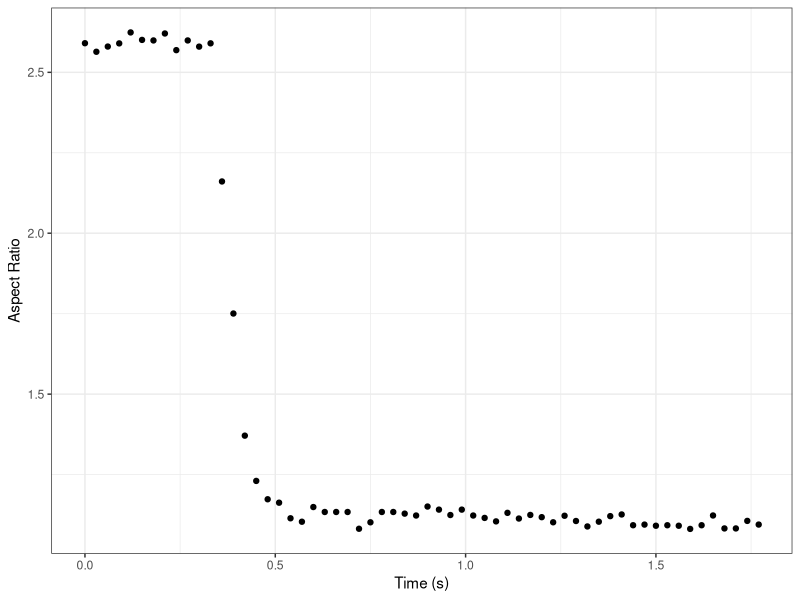
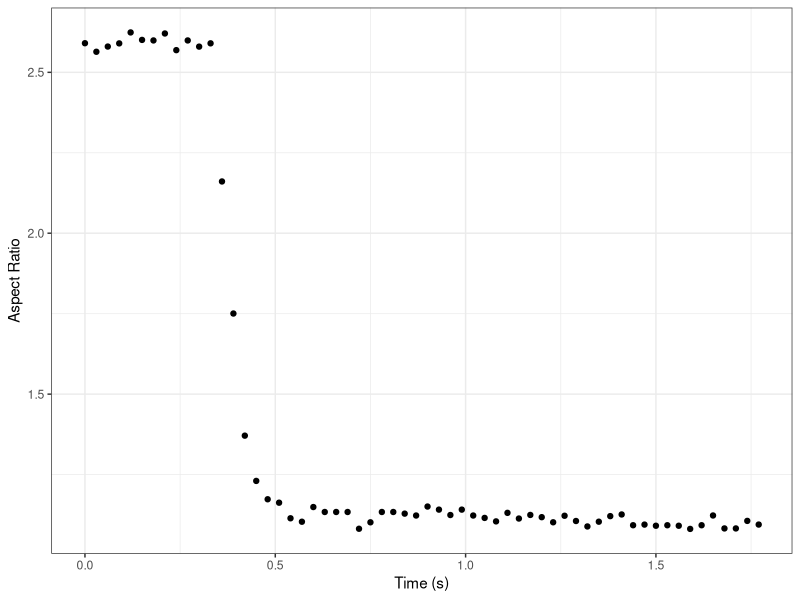
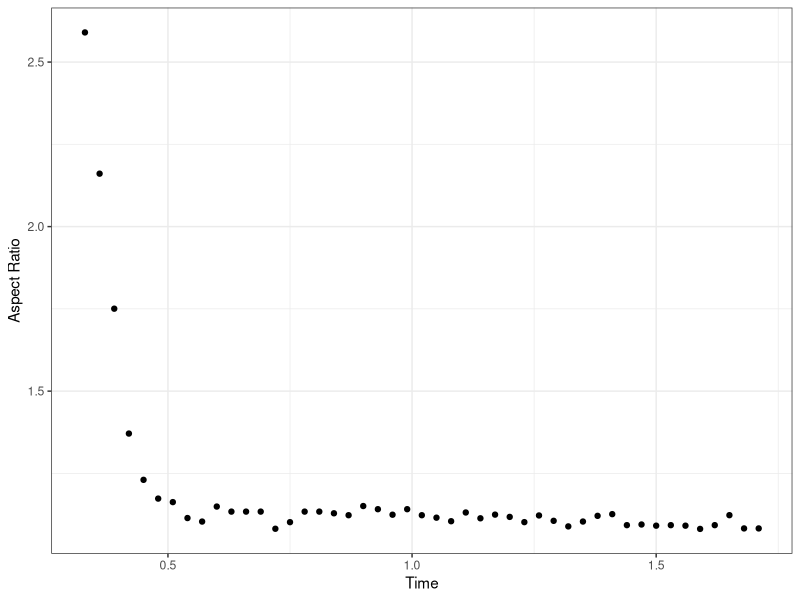
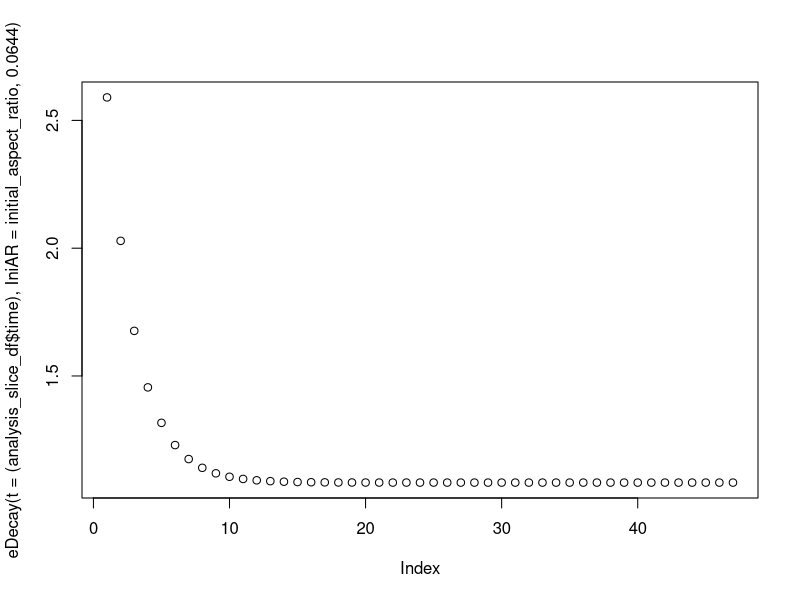
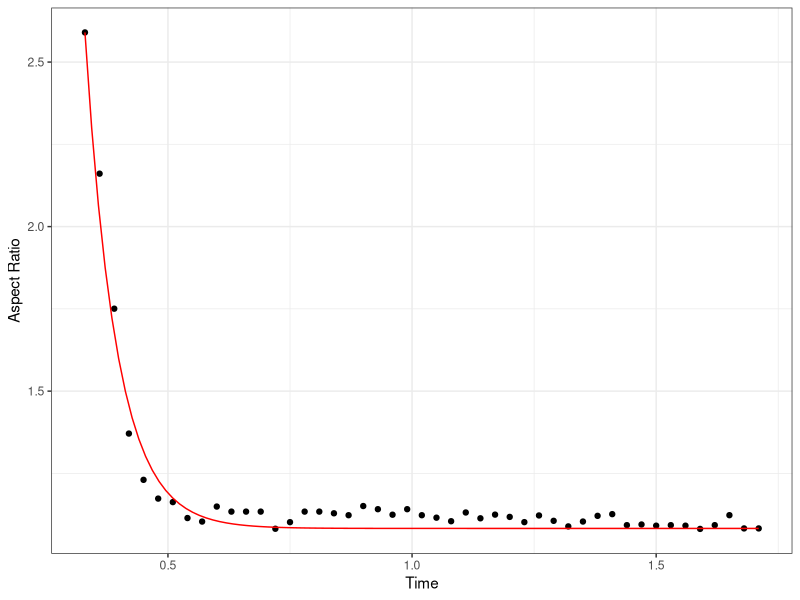

The R script that drew these images, in order:
# Visualizing droplet coalescence data for liquid-liquid phase separation
# Xavier Castellanos-Girouard, Rini Ravindran Patel
# August 18 2022


# Import libraries
library(dplyr)
library(tidyr)
library(ggplot2)




# Import values
aspect_ratio_raw <- read.csv(file = "aspect_ratio_values.csv", header = FALSE)
major_axis_raw <- read.csv(file = "axis_major_values.csv", header = FALSE)


# Make dataframe from values in pertinent range
aspect_ratio <- data.frame(values = as.numeric(aspect_ratio_raw[1,0:60]))

# Creating time points
timepoints <- seq(0, (nrow(aspect_ratio)-1)*0.03, by = 0.03)

# Adding time points to dataframe
aspect_ratio$time = timepoints
aspect_ratio$major_axis = as.numeric(major_axis_raw[1,0:60])


# Make the plot
plot <- ggplot(data = aspect_ratio,
         mapping = aes(x= time,
                       y= values)) +
  geom_point() +
  theme_bw() +
  xlab("Time (s)") +
  ylab("Aspect Ratio")

dev.new()
plot

pdf("Figure5C_panel1.pdf") 
plot
dev.off()

#### Fitting curve ####


# Keep only the points in the decay curve
time_slice_start = 12
#which(aspect_ratio$time == 0.66)

time_slice_end = 58
#which(aspect_ratio$time == 1.32)

print(paste("Curve Start:", time_slice_start, " | ", "Curve End:", time_slice_end))

# Take the points slice:
analysis_slice_df = aspect_ratio[c(time_slice_start:time_slice_end),]


# plot the slice

# Make the plot
plot <- ggplot() +
  geom_point(data = analysis_slice_df,
             mapping = aes(x= time,
                           y= values)) +
  theme_bw() +
  xlab("Time") +
  ylab("Aspect Ratio")

dev.new()
plot

## Defining the decay curve

# Plot the linear decay slope
initial_aspect_ratio = aspect_ratio$values[time_slice_start] # initial AR
ini_t = aspect_ratio$time[time_slice_start] # Initial time start of decay
final_AR = aspect_ratio$value[time_slice_end] # Final AR

e_num = exp(1) # Eulers number

# Decay Function
eDecay <- function(t, IniAR,tau){final_AR+(IniAR-final_AR)*(e_num**(-(t-ini_t)/tau))}

# Plot decay functio
plot(eDecay(t = (analysis_slice_df$time), IniAR = initial_aspect_ratio, 0.0644))



# Make model to find fit tau
fit_model1 <- 
  nls(values ~ eDecay(time, initial_aspect_ratio, tau), 
      data = analysis_slice_df, 
      start = list(tau = 0.0644)) # 0.0644

print(fit_model1) # 0.0644


# Plot model and experimental data
plot2 <- ggplot() +
  geom_point(data = analysis_slice_df,
             mapping = aes(x= time,
                           y= values)) +
  geom_function(fun = eDecay,
                args = list(IniAR = initial_aspect_ratio,
                            tau = 0.0644),
                color = "red") +
  theme_bw() +
  xlab("Time") +
  ylab("Aspect Ratio")

pdf("Figure5C_panel2.pdf")
plot2
dev.off()